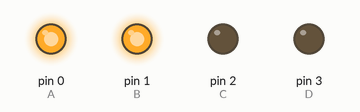
This sketch was run on a simulated Arduino Uno, built with avr-gcc and run on an emulated ATmega328P. On the bench: output pins drawn as LEDs (lit = HIGH).

Above: at 1.0 s.
At 2.5 s:
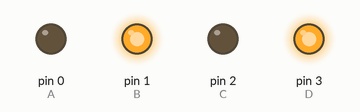
At 4.0 s:
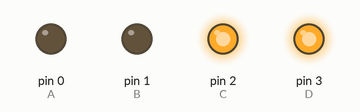
At 6.5 s:
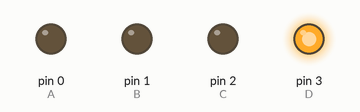
At 8.5 s:
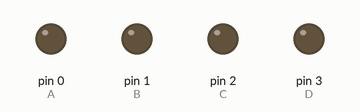
Timing chart, 0 to 11.7 s (numbered marks = the images above):
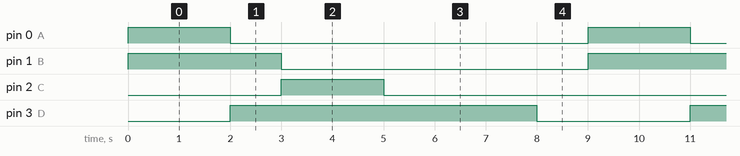

Measured:
- by itself, pin 0 (A), pin 2 (C): alternates HIGH for 2.0 s and LOW for 7.0 s
- by itself, pin 1 (B): alternates HIGH for 3.0 s and LOW for 6.0 s
- by itself, pin 3 (D): alternates HIGH for 6.0 s and LOW for 3.0 s

The sketch:

sketch_apr12a.ino
```cpp
// G S D
const int A = 0;
const int B = 1;
const int C = 2;
const int D = 3;


void forward() {
 digitalWrite(A, HIGH);
 digitalWrite(B, HIGH);
 digitalWrite(C, LOW);
 digitalWrite(D, LOW);
}


void reverse() {
 digitalWrite(A, LOW);
 digitalWrite(B, LOW);
 digitalWrite(C, HIGH);
 digitalWrite(D, HIGH);
}


void brake() {
 digitalWrite(A, LOW);
 digitalWrite(B, HIGH);
 digitalWrite(C, LOW);
 digitalWrite(D, HIGH);
}

void coast() {
 digitalWrite(A, LOW);
 digitalWrite(B, LOW);
 digitalWrite(C, LOW);
 digitalWrite(D, LOW);
}

void setup() {
  pinMode(A, OUTPUT);
  pinMode(B, OUTPUT);
  pinMode(C, OUTPUT);
  pinMode(D, OUTPUT);
  //pinMode(4, OUTPUT);
}

void loop() {
  //digitalWrite(4, HIGH);
  //analogWrite(4, 255);
  //delay(1000);
  forward();
  delay(2000);
  brake();
  delay(1000);
  reverse();
  delay(2000);
  analogWrite(C, 50);
  digitalWrite(D, HIGH);
  delay(3000);
  coast();
  delay(1000);
}
```
